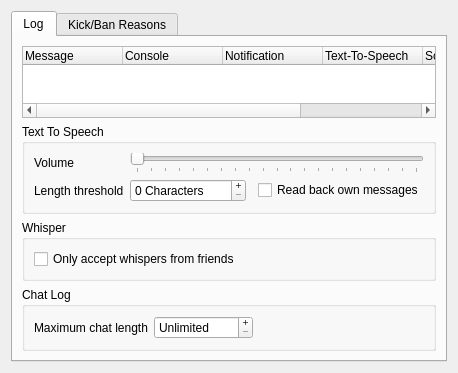
<?xml version="1.0" encoding="UTF-8"?>
<ui version="4.0">
 <class>LogConfig</class>
 <widget class="QWidget" name="LogConfig">
  <property name="geometry">
   <rect>
    <x>0</x>
    <y>0</y>
    <width>446</width>
    <height>334</height>
   </rect>
  </property>
  <property name="windowTitle">
   <string>Messages</string>
  </property>
  <layout class="QGridLayout" name="gridLayout_3">
   <item row="1" column="0">
    <widget class="QTabWidget" name="tabWidget">
     <property name="currentIndex">
      <number>0</number>
     </property>
     <widget class="QWidget" name="tab_log">
      <attribute name="title">
       <string>Log</string>
      </attribute>
      <layout class="QGridLayout" name="gridLayout_2">
       <item row="0" column="0">
        <widget class="QTreeWidget" name="qtwMessages">
         <property name="alternatingRowColors">
          <bool>true</bool>
         </property>
         <property name="selectionMode">
          <enum>QAbstractItemView::SingleSelection</enum>
         </property>
         <property name="rootIsDecorated">
          <bool>false</bool>
         </property>
         <property name="uniformRowHeights">
          <bool>true</bool>
         </property>
         <property name="itemsExpandable">
          <bool>false</bool>
         </property>
         <column>
          <property name="text">
           <string>Message</string>
          </property>
         </column>
         <column>
          <property name="text">
           <string>Console</string>
          </property>
         </column>
         <column>
          <property name="text">
           <string>Notification</string>
          </property>
         </column>
         <column>
          <property name="text">
           <string>Text-To-Speech</string>
          </property>
         </column>
         <column>
          <property name="text">
           <string>Soundfile</string>
          </property>
         </column>
         <column>
          <property name="text">
           <string>Path</string>
          </property>
         </column>
        </widget>
       </item>
       <item row="1" column="0">
        <widget class="QGroupBox" name="qgbTTS">
         <property name="title">
          <string>Text To Speech</string>
         </property>
         <layout class="QGridLayout">
          <item row="1" column="0">
           <widget class="QLabel" name="qlThreshold">
            <property name="text">
             <string>Length threshold</string>
            </property>
            <property name="buddy">
             <cstring>qsbThreshold</cstring>
            </property>
           </widget>
          </item>
          <item row="0" column="0">
           <widget class="QLabel" name="qlVolume">
            <property name="text">
             <string>Volume</string>
            </property>
            <property name="buddy">
             <cstring>qsVolume</cstring>
            </property>
           </widget>
          </item>
          <item row="1" column="3">
           <widget class="QCheckBox" name="qcbReadBackOwn">
            <property name="toolTip">
             <string>If enabled text messages you send will be read back to you with TTS</string>
            </property>
            <property name="text">
             <string>Read back own messages</string>
            </property>
           </widget>
          </item>
          <item row="1" column="1">
           <widget class="QSpinBox" name="qsbThreshold">
            <property name="toolTip">
             <string>Message length threshold for Text-To-Speech Engine</string>
            </property>
            <property name="whatsThis">
             <string>&lt;b&gt;This is the length threshold used for the Text-To-Speech Engine.&lt;/b&gt;&lt;br /&gt;Messages longer than this limit will not be read aloud in their full length.</string>
            </property>
            <property name="buttonSymbols">
             <enum>QAbstractSpinBox::PlusMinus</enum>
            </property>
            <property name="suffix">
             <string> Characters</string>
            </property>
            <property name="maximum">
             <number>5000</number>
            </property>
            <property name="singleStep">
             <number>10</number>
            </property>
           </widget>
          </item>
          <item row="0" column="1" colspan="3">
           <widget class="QSlider" name="qsVolume">
            <property name="toolTip">
             <string>Volume of Text-To-Speech Engine</string>
            </property>
            <property name="whatsThis">
             <string>&lt;b&gt;This is the volume used for the speech synthesis.&lt;/b&gt;</string>
            </property>
            <property name="maximum">
             <number>100</number>
            </property>
            <property name="singleStep">
             <number>5</number>
            </property>
            <property name="pageStep">
             <number>20</number>
            </property>
            <property name="orientation">
             <enum>Qt::Horizontal</enum>
            </property>
            <property name="tickPosition">
             <enum>QSlider::TicksBelow</enum>
            </property>
            <property name="tickInterval">
             <number>5</number>
            </property>
           </widget>
          </item>
         </layout>
        </widget>
       </item>
       <item row="2" column="0">
        <widget class="QGroupBox" name="qgbWhisper">
         <property name="title">
          <string>Whisper</string>
         </property>
         <layout class="QVBoxLayout" name="verticalLayout">
          <item>
           <widget class="QCheckBox" name="qcbWhisperFriends">
            <property name="toolTip">
             <string>If checked you will only hear whispers from users you added to your friend list.</string>
            </property>
            <property name="text">
             <string>Only accept whispers from friends</string>
            </property>
           </widget>
          </item>
         </layout>
        </widget>
       </item>
       <item row="3" column="0">
        <widget class="QGroupBox" name="qgbMaxBlocks">
         <property name="title">
          <string>Chat Log</string>
         </property>
         <layout class="QGridLayout" name="gridLayout">
          <item row="0" column="0">
           <widget class="QLabel" name="qlMaxBlocks">
            <property name="text">
             <string>Maximum chat length</string>
            </property>
           </widget>
          </item>
          <item row="0" column="1">
           <widget class="QSpinBox" name="qsbMaxBlocks">
            <property name="buttonSymbols">
             <enum>QAbstractSpinBox::PlusMinus</enum>
            </property>
            <property name="specialValueText">
             <string>Unlimited</string>
            </property>
            <property name="suffix">
             <string> Lines</string>
            </property>
            <property name="maximum">
             <number>1000000</number>
            </property>
            <property name="singleStep">
             <number>100</number>
            </property>
           </widget>
          </item>
          <item row="0" column="2">
           <spacer name="horizontalSpacer">
            <property name="orientation">
             <enum>Qt::Horizontal</enum>
            </property>
            <property name="sizeHint" stdset="0">
             <size>
              <width>8</width>
              <height>16</height>
             </size>
            </property>
           </spacer>
          </item>
         </layout>
        </widget>
       </item>
      </layout>
     </widget>
     <widget class="QWidget" name="tab_kickbanmsgs">
      <attribute name="title">
       <string>Kick/Ban Reasons</string>
      </attribute>
      <layout class="QGridLayout" name="gridLayout_5">
       <item row="0" column="0">
        <widget class="QCheckBox" name="qcbEnableranmsgs">
         <property name="text">
          <string>Enable random reasons</string>
         </property>
        </widget>
       </item>
       <item row="0" column="1" colspan="3">
        <spacer name="horizontalSpacer_2">
         <property name="orientation">
          <enum>Qt::Horizontal</enum>
         </property>
         <property name="sizeHint" stdset="0">
          <size>
           <width>40</width>
           <height>20</height>
          </size>
         </property>
        </spacer>
       </item>
       <item row="1" column="0" colspan="4">
        <widget class="QGroupBox" name="qgb_kickbanmsgs">
         <property name="title">
          <string>Kick/Ban Reasons</string>
         </property>
         <layout class="QGridLayout" name="gridLayout_4">
          <item row="1" column="0">
           <widget class="QListWidget" name="qlwReasons">
            <property name="selectionMode">
             <enum>QAbstractItemView::MultiSelection</enum>
            </property>
            <property name="sortingEnabled">
             <bool>false</bool>
            </property>
           </widget>
          </item>
         </layout>
        </widget>
       </item>
       <item row="2" column="0" colspan="2">
        <spacer name="horizontalSpacer_3">
         <property name="orientation">
          <enum>Qt::Horizontal</enum>
         </property>
         <property name="sizeHint" stdset="0">
          <size>
           <width>287</width>
           <height>20</height>
          </size>
         </property>
        </spacer>
       </item>
       <item row="2" column="2">
        <widget class="QPushButton" name="qpb_add">
         <property name="maximumSize">
          <size>
           <width>87</width>
           <height>27</height>
          </size>
         </property>
         <property name="text">
          <string>Add</string>
         </property>
        </widget>
       </item>
       <item row="2" column="3">
        <widget class="QPushButton" name="qpb_remove">
         <property name="maximumSize">
          <size>
           <width>86</width>
           <height>27</height>
          </size>
         </property>
         <property name="text">
          <string>Remove</string>
         </property>
        </widget>
       </item>
      </layout>
     </widget>
    </widget>
   </item>
  </layout>
 </widget>
 <resources/>
 <connections/>
</ui>
